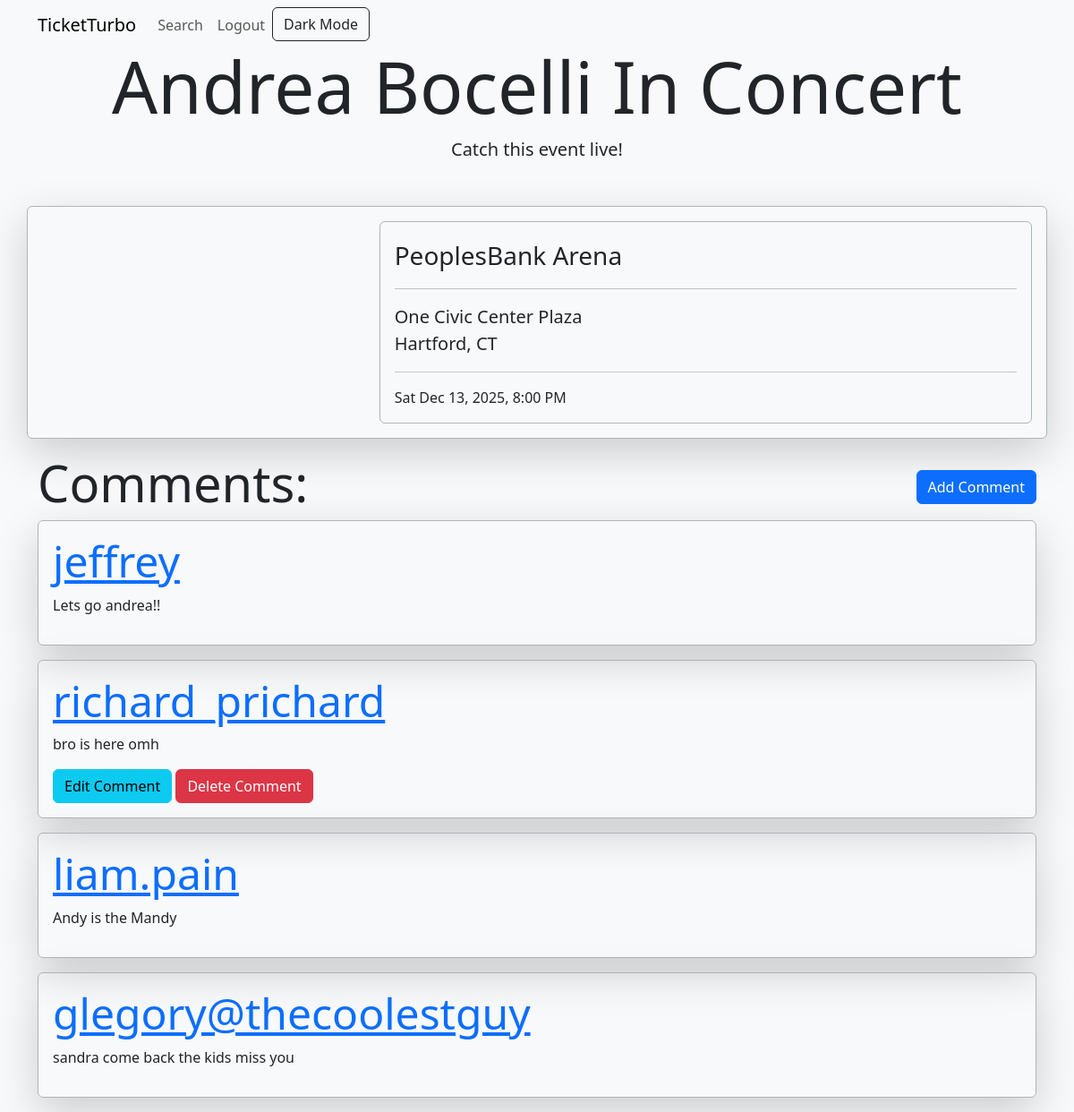
/event/G5vVZbE2cv3iK/ (signed in), run on the app's committed database.
### Ticketmaster/models.py (models this page shows)
class Events(models.Model):
    eventId = models.CharField(max_length = 20, primary_key=True)
    actName = models.CharField(max_length=100)
    location = models.CharField(max_length=100)
    address = models.CharField(max_length=100)
    city = models.CharField(max_length=100)
    stateCode = models.CharField(max_length=2)
    dateString = models.CharField(max_length=100, default='Date TBD')
    timeString = models.CharField(max_length=100, default='Time TBD')
    photo = models.URLField()
    link = models.URLField()

class Comments(models.Model):
    user = models.ForeignKey(User, on_delete=models.CASCADE)
    event = models.ForeignKey(Events, on_delete=models.CASCADE)
    comment = models.TextField()

### Ticketmaster/views.py (the view)
# urls.py: path('event/<event_id>/',views.event_view, name="event_view"),
def event_view(request, event_id):
    if not Events.objects.filter(eventId=event_id).exists():
        worked = createEvent(event_id)
        if not worked:
            return render(request, 'event-dne.html', {'event_id': event_id})
    event = Events.objects.get(eventId=event_id)
    comments = Comments.objects.filter(event=event)
    context = {"event":event, 'comments':comments, 'user':request.user, 'event_id':event_id}
    return render(request, 'event-page.html', context)

### templates/event-page.html (shortened to what this page needs)
{% extends 'site-base.html' %}
{% block content %}
    <div class="text-center text-dark bg-light container-fluid ld">
        <div class="container pt-5 pb-4 mb-2">
            <h1 class="display-1">{{ event.actName }}</h1>
            <p class="lead">Catch this event live!</p>
        </div>
    </div>
    <div class="container border border-dark-subtle shadow-lg p-3 rounded mb-3 ld-s">
        <div class="row">
            <div class="col-md-4">
            </div>
            <div class="col-md-8">
                <div class="border border-dark-subtle rounded p-3">
                    <span class="fs-3">{{ event.location }}</span><hr>
                    <span class="fs-5">
                        {{ event.address }}<br>
                        {{ event.city }}, {{ event.stateCode }}
                    </span><hr>
                    <span class="fs-6">
                        {{ event.dateString }}, {{ event.timeString }}
                    </span>
                </div>
            </div>
        </div>
    </div>
    <div class="container">
        <div class="row">
            <div class="col-6"><h2 class="display-4">Comments:</h2></div>
            <div class="col-6 text-end my-auto"><a href="{% url 'comment_view' event_id %}" class="btn btn-primary">Add Comment</a></div>
        </div>
        {% for comment in comments %}
            <div class="border border-dark-subtle shadow-lg p-3 rounded mb-3">
                <h3 class="display-5"><a href="{% url 'user_view' comment.user_id %}">{{ comment.user.get_username }}</a></h3>
                <p>{{ comment.comment }}</p>
                {% if comment.user == user %}
                    <a href="{% url 'comment_edit' event_id %}" class="btn btn-info">Edit Comment</a> <a href="{% url 'comment_delete' event_id %}" class="btn btn-danger">Delete Comment</a>
                {% endif %}
            </div>
        {% endfor %}
    </div>
{% endblock %}

### data on the page
Events: actName "Andrea Bocelli In Concert", location "PeoplesBank Arena", address "One Civic Center Plaza", city "Hartford", stateCode "CT", dateString "Sat Dec 13, 2025", timeString "8:00 PM"
Comments: user.get_username "jeffrey", comment "Lets go andrea!!"
Comments: user.get_username "richard_prichard", comment "bro is here omh", shows "Edit Comment"
Comments: user.get_username "liam.pain", comment "Andy is the Mandy"
Comments: user.get_username "glegory@thecoolestguy", comment "sandra come back the kids miss you"
